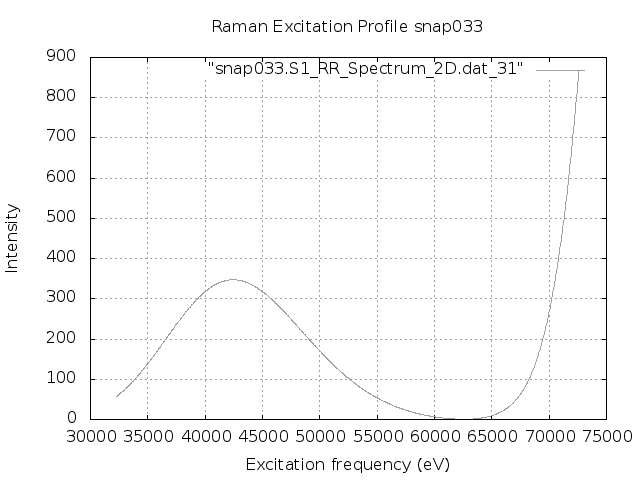

Here is the gnuplot script that generated this plot:
set terminal png
set output "snap033.S1.REP.png"
set xlabel 'Excitation frequency (eV)'
set ylabel 'Intensity'
set title "Raman Excitation Profile snap033"
set grid
set autoscale
plot "snap033.S1_RR_Spectrum_2D.dat_31" with lines lc "blue"
exit
